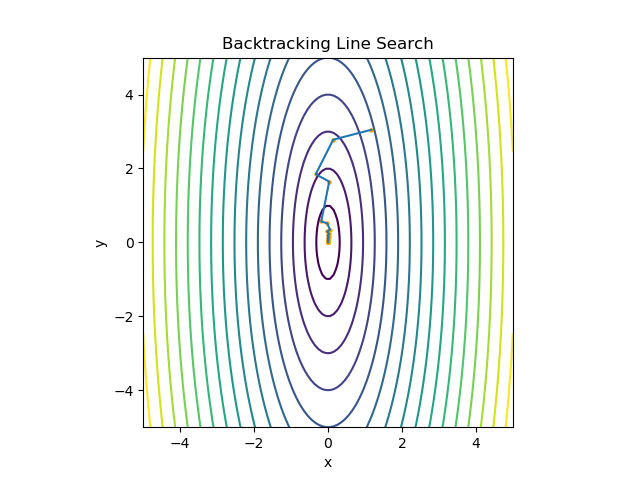

Reproduce this figure in Python.
import numpy as np
import random
import math
import matplotlib.pyplot as plt

def f(x, y):
	return 10 * x ** 2 + y ** 2

def diff(x, y):
	return 20 * x, 2 * y

def vec_abs(v):
	v1, v2 = v
	return v1 ** 2 + v2 ** 2

def backtracking(f, diff, a, b, x, y, threshold, max_iter):
	x_list = [x]
	y_list = [y]
	for _ in range(max_iter):
		e = 1.0
		d = diff(x, y)
		dx, dy = d
		for _ in range(max_iter):
			if f(x - e * dx, y - e * dy) - f(x, y) > - a * e * vec_abs(d):
				e = b * e
		x = x - e * dx
		y = y - e * dy
		x_list.append(x)
		y_list.append(y)
		if x < threshold and y < threshold / 10:
			break
	return x_list, y_list

if __name__ == '__main__':
	levels = []
	for i in range(20):
		levels.append(1 * (i + 1))
	a = 0.5
	b = 0.8
	threshold = 0.01
	max_iter = 10000
	x_init = random.uniform(-5.0, 5.0)
	y_init = random.uniform(-5.0, 5.0)
	# x_init, y_init = 4, 2
	x_list, y_list = backtracking(f, diff, a, b, x_init, y_init, threshold, max_iter)
	x = np.linspace(-5, 5, 100)
	y = np.linspace(-5, 5, 100)
	X, Y = np.meshgrid(x, y)
	plt.scatter(x_list, y_list, s = 5, c = 'orange')
	Z = np.sqrt(10 * X ** 2 + Y ** 2)
	plt.plot(x_list, y_list)
	plt.contour(X, Y, Z, levels = levels)
	plt.xlabel("x")
	plt.ylabel("y")
	plt.title("Backtracking Line Search")
	plt.gca().set_aspect('equal')
	plt.savefig("backtracking.png")
